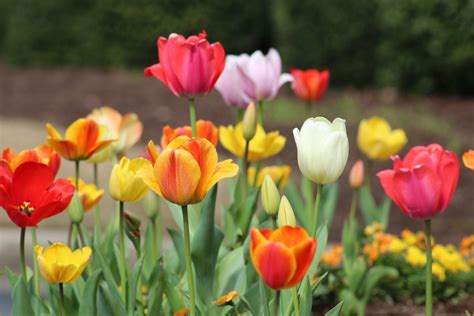
#> input picture image/tulip.jpeg, 474 x 316 px
$ jupyter execute dct.ipynb
#> lines starting #> are read from the running program, lines starting #| are printed output that depends on the picture
[cell 1]
import numpy as np
import matplotlib.pyplot as plt
import cv2 as cv
import os
import pywt

cwd = os.getcwd()
cwds = cwd.split('/')
img_path = '/'.join(cwds[:-1]) + f'/image/tulip.jpeg'
img = cv.imread(img_path, cv.IMREAD_GRAYSCALE)
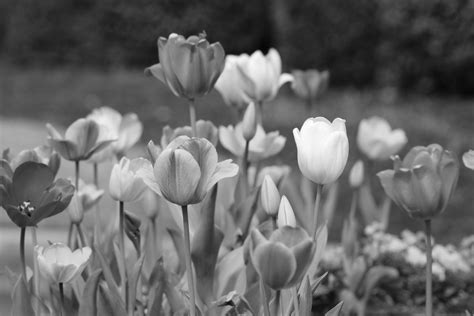
#> img: shape (316, 474); min 3, max 255, mean 104.5

[cell 2]
dct = cv.dct(np.float32(img))
LL,(LH, HL, HH) = pywt.dwt2(img,'haar')
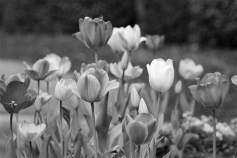
#> LL: shape (158, 237) float64; min 10.5, max 507.5, mean 209.1; drawn with min black and max white
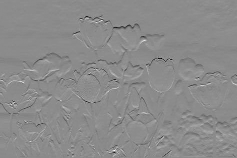
#> LH: shape (158, 237) float64; min -114, max 94, mean -0.2; drawn with min black and max white
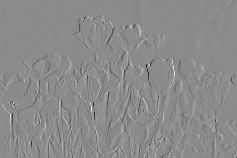
#> HL: shape (158, 237) float64; min -129.5, max 107.5, mean 0.1; drawn with min black and max white
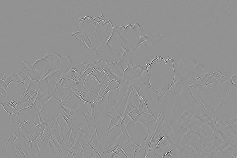
#> HH: shape (158, 237) float64; min -46.5, max 34.5, mean 0; drawn with min black and max white

plt.figure(figsize=(15,15))
plt.subplot(3,2,1), plt.imshow(img, cmap='gray')
plt.title("Original Image"), plt.axis('off')
plt.subplot(3,2,2), plt.imshow(np.log(np.abs(dct)+1), cmap='gray')
plt.title("DCT of Image"), plt.axis('off')
plt.subplot(3,2,3), plt.imshow(LL, cmap='gray')
plt.title("DWT - LL"), plt.axis('off')
plt.subplot(3,2,4), plt.imshow(LH, cmap='gray')
plt.title("DWT - LH"), plt.axis('off')
plt.subplot(3,2,5), plt.imshow(HL, cmap='gray')
plt.title("DWT - HL"), plt.axis('off')
plt.subplot(3,2,6), plt.imshow(HH, cmap='gray')
plt.title("DWT - HH"), plt.axis('off')

plt.tight_layout()
plt.show()
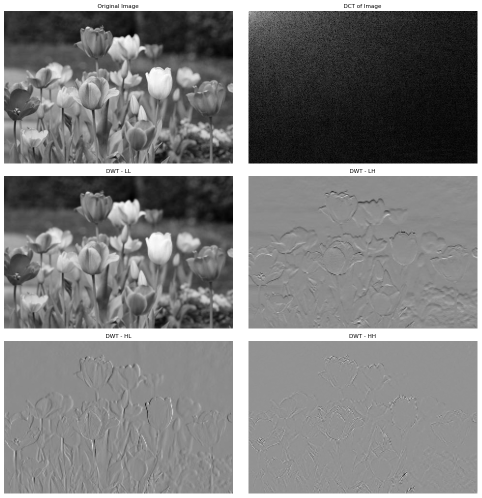
#> figure drawn by matplotlib, 6 panels

[cell 3]
plt.figure(figsize=(10,10))
plt.subplot(4,2,1), plt.hist(img.ravel(), bins=256, color='gray')
plt.title("Original Image Histogram")
plt.subplot(4,2,2), plt.hist(np.log(np.abs(dct)+1).ravel(), bins=256, color='gray')
plt.title("DCT Histogram")
plt.subplot(4,2,3), plt.hist(LL.ravel(), bins=256, color='gray')
plt.title("DWT - LL Histogram")
plt.subplot(4,2,4), plt.hist(HH.ravel(), bins=256, color='gray')
plt.title("DWT - HH Histogram")

plt.subplot(4,2,5), plt.hist(LH.ravel(), bins=256, color='gray')
plt.title("DWT - LH Histogram")
plt.subplot(4,2,6), plt.hist(HL.ravel(), bins=256, color='gray')
plt.title("DWT - HL Histogram")
plt.tight_layout()
plt.show()
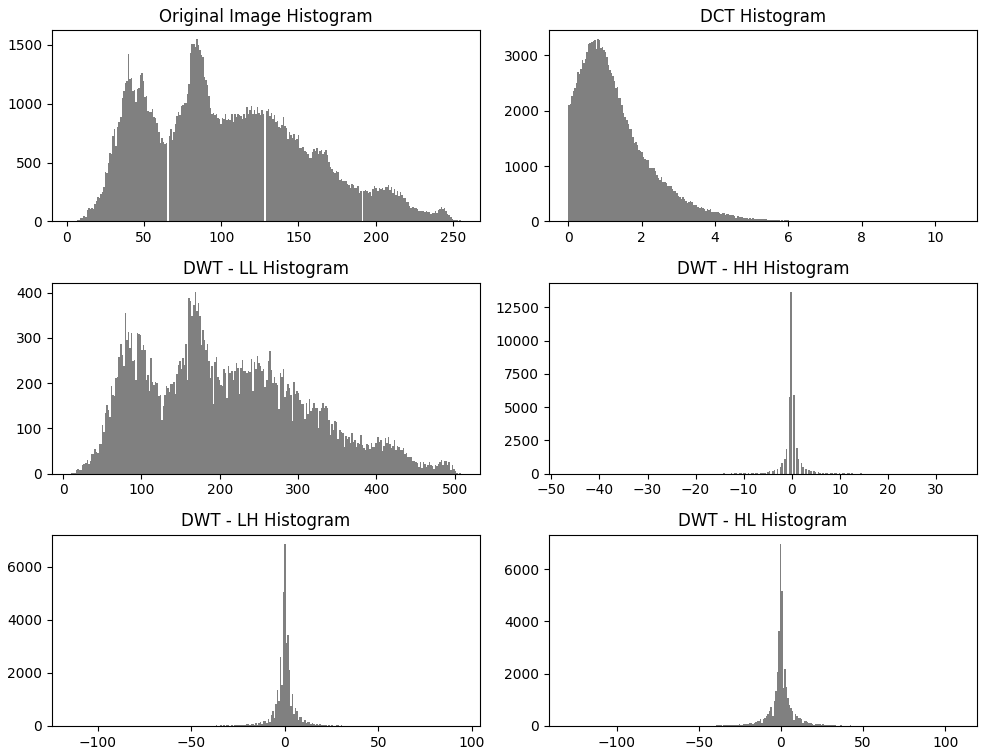
#> figure drawn by matplotlib, 6 panels; panel 1: tallest bar 1544 high, from x = 83.72 to 84.7; panel 2: tallest bar 3287 high, from x = 0.787 to 0.829; panel 3: tallest bar 402 high, from x = 167.8 to 169.7; panel 4: tallest bar 13682 high, from x = -0.305 to 0.0117

$ run again, with image/flower.jpeg copied over image/tulip.jpeg
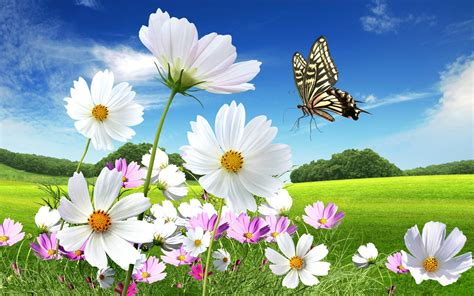
#> input picture image/flower.jpeg, 474 x 296 px
#> `LL,(LH, HL, HH) = pywt.dwt2(img,'haar')`:
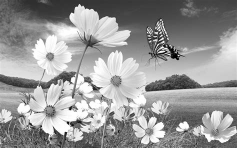
#> LL: shape (148, 237) float64; min 9, max 510, mean 310.8; drawn with min black and max white
#> `LL,(LH, HL, HH) = pywt.dwt2(img,'haar')`:
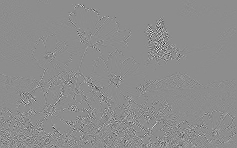
#> HH: shape (148, 237) float64; min -126.5, max 101.5, mean 0; drawn with min black and max white
